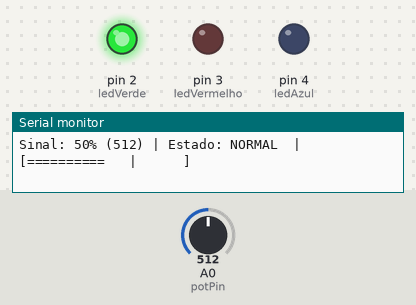
Recording of a sketch running on a simulated Arduino Uno, built with avr-gcc and run on an emulated ATmega328P. On the bench: output pins drawn as LEDs (lit = HIGH), the last lines printed to the serial monitor. Dashed ring = blinking. Inputs (shaded band) come from the test bench; at power-on: A0 (potPin) = 512.

Above: at 1.2 s.
1.3 s: A0 (potPin) set to 685
3.2 s: A0 (potPin) set to 712
At 3.4 s:
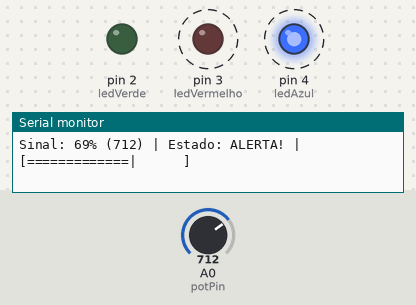
Timing chart, 0 to 12.2 s (numbered marks = the images above; inputs shaded):
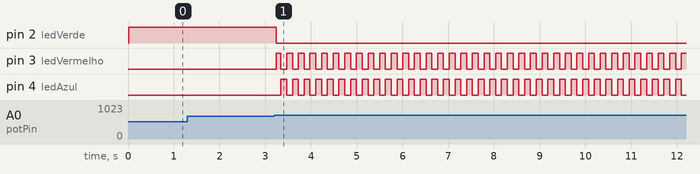

The sketch:

exercicio17-2.ino
```cpp
const int potPin      = A0;
const int ledVerde    = 2;  // Estado normal
const int ledVermelho = 3;  // Estado de alerta
const int ledAzul     = 4;  // Pisca junto no alerta (alta frequencia)

// --- Limites ---
const int LIMITE_CRITICO = 700;  // 0~1023 (~170V em escala de 250V)
const int HISTERESE      = 50;   // evita oscilacao na borda do limite

// --- Pisca do alerta ---
const unsigned long PISCA_NORMAL  = 500; // ms (estado normal - lento)
const unsigned long PISCA_ALERTA  = 100; // ms (estado critico - rapido)

unsigned long ultimoPisca = 0;
bool estadoPisca = false;

// --- Maquina de estados ---
#define ESTADO_NORMAL 0
#define ESTADO_ALERTA 1
int estado = ESTADO_NORMAL;

// --- Leitura estavel com media de 5 amostras ---
int lerSinal() {
  long soma = 0;
  for (int i = 0; i < 5; i++) {
    soma += analogRead(potPin);
    delay(2);
  }
  return soma / 5;
}

void desligarTodos() {
  digitalWrite(ledVerde,    LOW);
  digitalWrite(ledVermelho, LOW);
  digitalWrite(ledAzul,     LOW);
}

void setup() {
  pinMode(ledVerde,    OUTPUT);
  pinMode(ledVermelho, OUTPUT);
  pinMode(ledAzul,     OUTPUT);
  desligarTodos();
  Serial.begin(9600);
  Serial.println("=== Sistema de Alarme ===");
  Serial.print("Limite critico: ");
  Serial.print(map(LIMITE_CRITICO, 0, 1023, 0, 100));
  Serial.println("%");
  Serial.println("-------------------------");
}

void loop() {
  int  leitura = lerSinal();
  int  pct     = map(leitura, 0, 1023, 0, 100);
  unsigned long agora = millis();

  // --- Transicao de estados com histerese ---
  if (estado == ESTADO_NORMAL && leitura > LIMITE_CRITICO) {
    estado = ESTADO_ALERTA;
    Serial.println(">> ALERTA: valor critico atingido!");
  } else if (estado == ESTADO_ALERTA && leitura < (LIMITE_CRITICO - HISTERESE)) {
    estado = ESTADO_NORMAL;
    Serial.println(">> NORMAL: valor normalizado.");
  }

  // --- Controle dos LEDs por estado ---
  desligarTodos();
  unsigned long intervalo = (estado == ESTADO_ALERTA) ? PISCA_ALERTA : PISCA_NORMAL;

  if (agora - ultimoPisca >= intervalo) {
    estadoPisca = !estadoPisca;
    ultimoPisca = agora;
  }

  if (estado == ESTADO_NORMAL) {
    digitalWrite(ledVerde, HIGH);        // verde fixo
    digitalWrite(ledAzul,  LOW);
    digitalWrite(ledVermelho, LOW);

  } else {
    // Alerta: vermelho e azul piscam alternados em alta frequencia
    digitalWrite(ledVerde,    LOW);
    digitalWrite(ledVermelho, estadoPisca  ? HIGH : LOW);
    digitalWrite(ledAzul,     !estadoPisca ? HIGH : LOW);
  }

  // --- Serial Monitor ---
  Serial.print("Sinal: ");
  Serial.print(pct);
  Serial.print("% (");
  Serial.print(leitura);
  Serial.print(") | Estado: ");
  Serial.print(estado == ESTADO_NORMAL ? "NORMAL " : "ALERTA!");
  Serial.print(" | [");
  for (int i = 0; i < 20; i++) {
    if (i == map(LIMITE_CRITICO, 0, 1023, 0, 20)) Serial.print("|");
    else Serial.print(i < (pct / 5) ? "=" : " ");
  }
  Serial.println("]");

  delay(50);
}
```

Measured:
- the behaviour switches between 700 and 701 on A0 (potPin) (found by bisection; images 0 and 1)
- after the input at 3.2 s, pin 2 (ledVerde): HIGH → LOW at once; pin 3 (ledVermelho): alternates HIGH for 0.13 s and LOW for 0.13 s, starting at once; pin 4 (ledAzul): alternates HIGH for 0.13 s and LOW for 0.13 s, starting after 0.14 s
